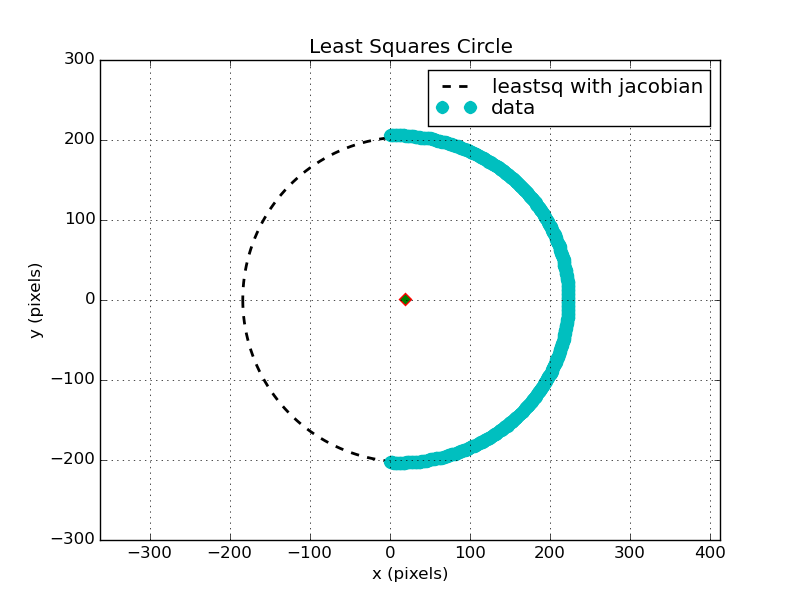
#> input picture output/fit_circle.png, 800 x 600 px; its folder holds only this picture in this run
$ python pendantDrop.py output/fit_circle.png   (Python 2 division)
#> lines starting #> are read from the running program, lines starting #| are printed output that depends on the picture; after the words box and inside, x2 and y2 are one past the last pixel; in counts of white or black regions, pixels touching at a corner belong together
import cv2
from numpy import *
from matplotlib     import pyplot as plt, cm, colors
from scipy      	import optimize
import sys

BLACK = (0, 0, 0)
imageFile = sys.argv[1]
img = cv2.imread(imageFile)
#> img is the input picture: shape (600, 800, 3); mean B, G, R 248.6, 248.6, 245.5

# get height and width of droplet, then get centroid
# if the image has been centered between the ritcle, the
# centroid ought to be half the width and height
h, w = img.shape[0:2]
#> h = 600; w = 800
c1, c2 = w/2, h/2
#> c1 = 400; c2 = 300

# draw a large black circle in the center of the image to
# block out any reflections in the droplet
cv2.circle(img, (c1, c2), w/6, BLACK, thickness=-1)
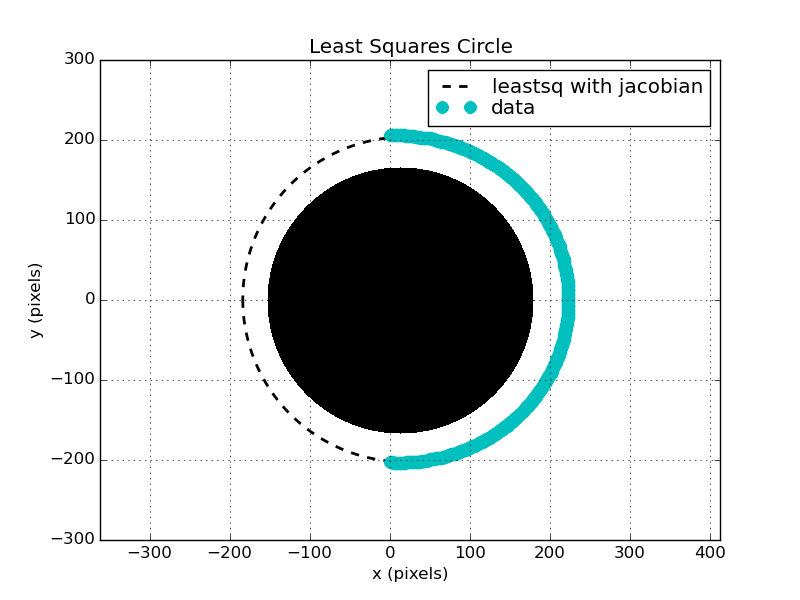
#> img: shape (600, 800, 3); 11.57% of pixels changed, all inside (x1, y1, x2, y2) = (267, 167, 534, 434)

threshold_low  = 20
threshold_high = 225
# pull out edges of the entire droplet
ret,dropletFull = cv2.threshold(img,threshold_low,threshold_high,cv2.THRESH_BINARY)
#> ret = 20
fullEdges = cv2.Canny(dropletFull, 30, 80)
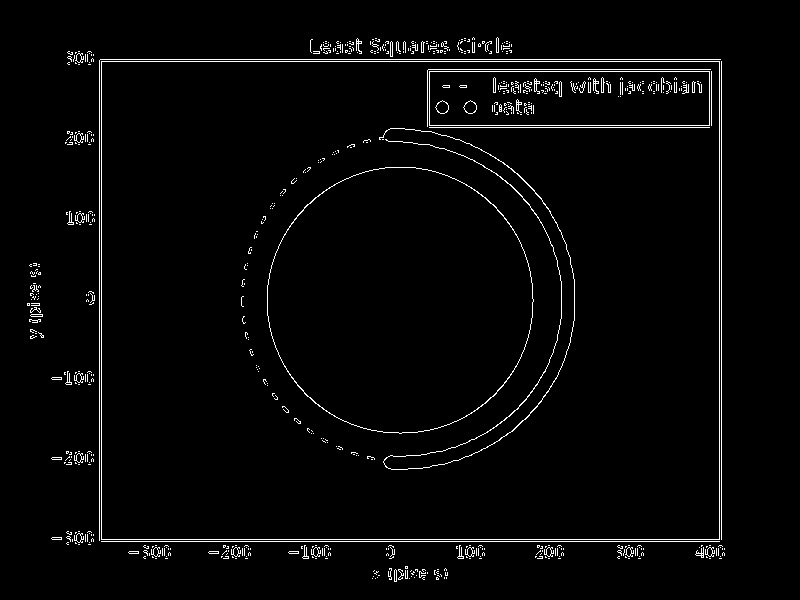
#> fullEdges: shape (600, 800); 2.5% white in thin lines or dots, all inside (x1, y1, x2, y2) = (27, 37, 725, 582)
dropletFull[fullEdges != 0] = (0, 255, 0)
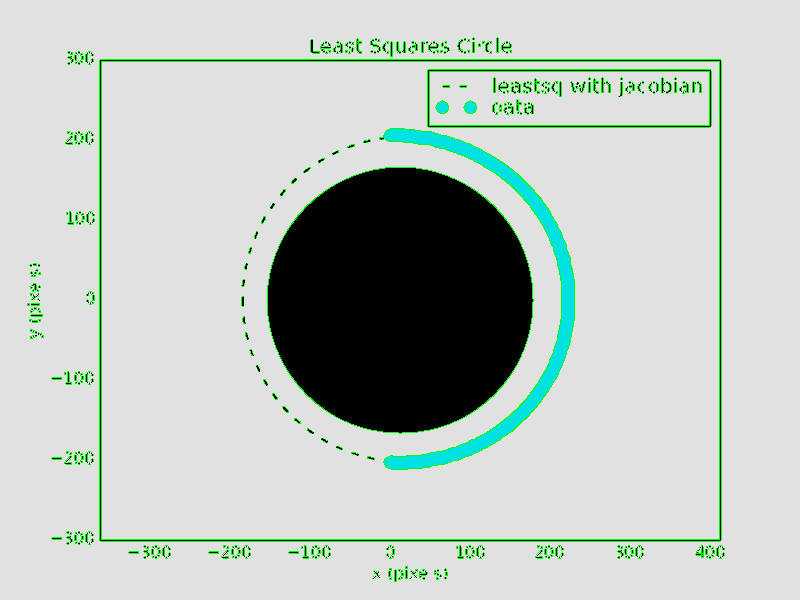
#> dropletFull: shape (600, 800, 3); mean B, G, R 191.2, 197.6, 188


# Pull out just the bottom of the droplet in order to find the radius of curvature
r1 = 300
x1, x2 = c1-r1, c1+r1
#> x1 = 100; x2 = 700
y1, y2 = c2, c2+r1
#> y1 = 300; y2 = 600
dropletBottom = img[y1:y2, x1:x2]
ret,dropletBottom = cv2.threshold(dropletBottom,threshold_low,threshold_high,cv2.THRESH_BINARY)
edges = cv2.Canny(dropletBottom, 30, 80)
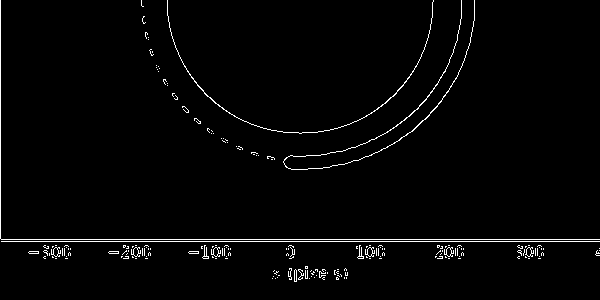
#> edges: shape (300, 600); 2% white in thin lines or dots
dropletBottom[edges != 0] = (0, 255, 0)
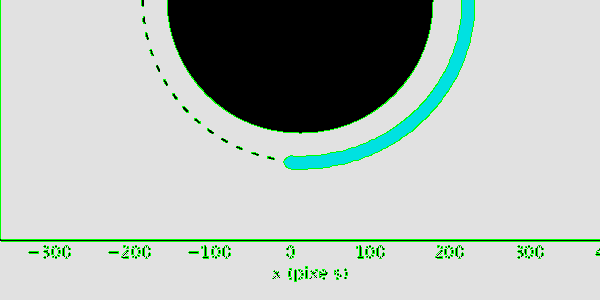
#> dropletBottom: shape (300, 600, 3); mean B, G, R 184.3, 189.6, 180.2
# ========================================================


# Pull out diameter data from edges ================================================
# do least squares with jacobian to find radius
count1 = 0
x = []
y = []

# move through the rows and columns of image matrix and
# pull out the x and y coordinates of the data
for row in edges:
    count2 = len(edges)
    for column in row:
        w = linalg.norm(column)
        if w > 0:
            x.append(count1)
            y.append(count2)
        count2 -= 1
    count1 += 1
#> after the loop, count1 = 300; x = 3687 values from 0 to 281; y = 3687 values, max 300 at index 0, min -299 at index 2026, mean 11.58

x = array(x)
y = array(y)

# Coordinates of the 2D points
R = arange(0, 2*pi, 0.5)
basename = 'circle'


# coordinates of the barycenter
x_m = mean(x)
#> x_m = 191.1
y_m = mean(y)
#> y_m = 11.58
method_2b  = "leastsq with jacobian"

def calc_R(xc, yc):
    """ calculate the distance of each 2D points from the center c=(xc, yc) """
    return sqrt((x-xc)**2 + (y-yc)**2)

def f_2b(c):
    """ calculate the algebraic distance between the 2D points and the mean circle centered at c=(xc, yc) """
    Ri = calc_R(*c)
    return Ri - Ri.mean()

def Df_2b(c):
    """ Jacobian of f_2b
    The axis corresponding to derivatives must be coherent with the col_deriv option of leastsq"""
    xc, yc     = c
    df2b_dc    = empty((len(c), x.size))

    Ri = calc_R(xc, yc)
    df2b_dc[ 0] = (xc - x)/Ri                   # dR/dxc
    df2b_dc[ 1] = (yc - y)/Ri                   # dR/dyc
    df2b_dc       = df2b_dc - df2b_dc.mean(axis=1)[:, newaxis]

    return df2b_dc

center_estimate = x_m, y_m
#> center_estimate = (191.1, 11.58)
center_2b, ier = optimize.leastsq(f_2b, center_estimate, Dfun=Df_2b, col_deriv=True)
#> in f_2b, `Ri = calc_R(*c)`: Ri = 3687 values, max 346 at index 0, min 22.28 at index 1342, mean 160.5
#> in Df_2b, `xc, yc     = c`: xc = 191.1; yc = 11.58
#> center_2b = [68.41, 32.24]; ier = 1

xc_2b, yc_2b = center_2b
#> xc_2b = 68.41; yc_2b = 32.24
Ri_2b        = calc_R(xc_2b, yc_2b)
#> Ri_2b = 3687 values, max 380.2 at index 3318, min 56.92 at index 843, mean 205.4
R_2b         = Ri_2b.mean()
#> R_2b = 205.4

# diameter of the droplet!
de           = R_2b*2
#> de = 410.9

# =======================================================================


# Plot data ===============================================================
# plotting functions
plt.close('all')

def plot_all():
    """ Draw data points, best fit circles and center for the three methods,
    and adds the iso contours corresponding to the fiel residu or residu2
    """

    f = plt.figure( facecolor='white')  #figsize=(7, 5.4), dpi=72,
    plt.axis('equal')

    theta_fit = linspace(-pi, pi, 180)

    x_fit2 = xc_2b + R_2b*cos(theta_fit)
    y_fit2 = yc_2b + R_2b*sin(theta_fit)
    plt.plot(x_fit2, y_fit2, 'k--', label=method_2b, lw=2)
    plt.plot([xc_2b], [yc_2b], 'gD', mec='r', mew=1)

    # draw
    plt.xlabel('x (pixels)')
    plt.ylabel('y (pixels)')
    # plot data
    plt.plot(x, y, 'co', label='data', ms=8, mec='c', mew=1)
    plt.legend(loc='best',labelspacing=0.1 )

    plt.grid()
    plt.title('Least Squares Circle')
    plt.savefig('output/fit_%s.png' % (basename))

plot_all()
#> in plot_all, `x_fit2 = xc_2b + R_2b*cos(theta_fit)`: x_fit2 = 180 values, max 273.8 at index 89, min -137 at index 0, mean 67.26
#> in plot_all, `y_fit2 = yc_2b + R_2b*sin(theta_fit)`: y_fit2 = 180 values, max 237.7 at index 134, min -173.2 at index 45, mean 32.24
#> in plot_all, `plt.savefig('output/fit_%s.png' % (basename))`:
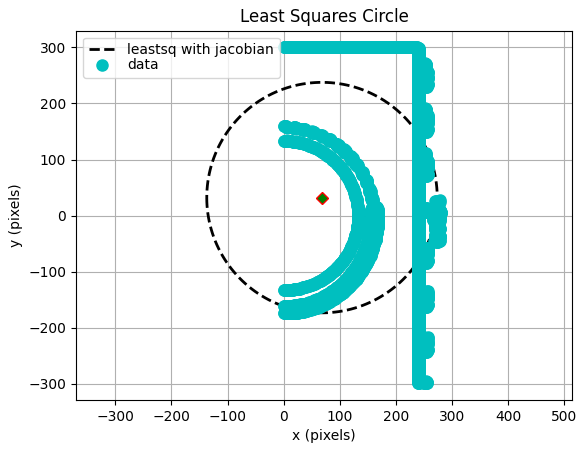
#> figure drawn by matplotlib, 1 panel

# ==================================================


# =========== get the other diameter

count1 = 0
x = []
y = []

# move through the rows and columns of image matrix and
# pull out the x and y coordinates of the data
for row in fullEdges:
    count2 = len(fullEdges)
    for column in row:
        w = linalg.norm(column)
        if w > 0:
            x.append(count1)
            y.append(count2)
        count2 -= 1
    count1 += 1
#> after the loop, count1 = 600; x = 12143 values from 37 to 581; y = 12143 values, max 573 at index 7034, min -124 at index 11212, mean 182.8

x = array(x)
y = array(y)

x_ds = max(x) - de
#> x_ds = 170.1
# find the indices where x < x_ds (this is the part of the
# droplet 'higher' than the diameter of the droplet)
# then clip the y array to only those indices. The max and min
# should then be the width of the droplet at that point
y_clip = y[where(x<x_ds)]
#> y_clip = 5429 values, max 535 at index 5025, min -121 at index 2033, mean 133

ds = max(y_clip) - min(y_clip)
#> ds = 656


# ====
# translate diameters from pixels to m
# the needle for water is  0.51 mm
# the needle for hexadecane is 1.85 mm

SMALL = 5
y_clip2 = y[where(x<(min(x)+SMALL))]
#> y_clip2 = 88 values, max 290 at index 27, min 93 at index 87, mean 181.1

needleWidth = max(y_clip2) - min(y_clip2)
#> needleWidth = 197


y_ds_array = linspace(min(y_clip),max(y_clip),20)
#> y_ds_array = 20 values from -121 to 535
x_ds_array = zeros(20) + x_ds
#> x_ds_array = 20 values from 170.1 to 170.1

y_needle = linspace(min(y_clip2),max(y_clip2),5)
#> y_needle = [93, 142.2, 191.5, 240.8, 290]
x_needle = zeros(5) + min(x)+SMALL
#> x_needle = [42, 42, 42, 42, 42]

y_de_array = linspace(min(y),max(y),20)
x_de_array = zeros(20) + max(x)-de/2.
#> x_de_array = 20 values from 375.6 to 375.6


def pixels2m(value):
    # water
    # needleMM = 0.51

    # hexadecane
    needleMM = 1.95
    mPerPixel = needleMM/needleWidth*1./1000.
    return value*mPerPixel

dsPx = ds
#> dsPx = 656
dePx = de
#> dePx = 410.9
needleWidthPx = needleWidth
#> needleWidthPx = 197
ds = pixels2m(ds)
#> in pixels2m, `mPerPixel = needleMM/needleWidth*1./1000.`: mPerPixel = 9.9e-06
#> ds = 0.00649
de = pixels2m(de)
#> de = 0.00407
needleWidth = pixels2m(needleWidth)
#> needleWidth = 0.00195


# ======== Get surface tension from diameters
s = ds/de
#> s = 1.6

def H_func(s):
    OneOverH = 0.3309*s**(-2.54)
    H = 1/OneOverH
    return H
def gamma_func(H,de):
    # water
    # rhoAir = 1.2754 #kg/m3
    # rhoWater = 999.97 #kg/m3
    # deltaRho = rhoAir - rhoWater

    # hexadecane:
    deltaRho = -768.761 # kg/m3
    g        = 9.8
    gamma = -deltaRho*g*de**2/H     # N/m
    gamma_mN = gamma * 1000         # mN/m
    return gamma_mN


H = H_func(s)
#> in H_func, `OneOverH = 0.3309*s**(-2.54)`: OneOverH = 0.101
#> in H_func, `H = 1/OneOverH`: H = 9.92
#> H = 9.92
gamma = gamma_func(H, de)
#> in gamma_func, `gamma = -deltaRho*g*de**2/H`: gamma = 0.0126
#> in gamma_func, `gamma_mN = gamma * 1000`: gamma_mN = 12.57
#> gamma = 12.57

# Summary

from tabulate import tabulate
table = [[round(dsPx), round(ds*1000,2), round(dePx), round(de*1000,2), round(needleWidthPx), round(needleWidth*1000,2), gamma]]
#> table = [[656, 6.49, 411, 4.07, 197, 1.95, 12.57]]
print tabulate(table, headers=['ds (px)', 'ds (mm)', 'de (px)', 'de (mm)', 'needle (px)', 'needle (m)', "Surface tension (mN/m)"])
#|   ds (px)    ds (mm)    de (px)    de (mm)    needle (px)    needle (m)    Surface tension (mN/m)
#| ---------  ---------  ---------  ---------  -------------  ------------  ------------------------
#|       656       6.49        411       4.07            197          1.95                   12.5656


plt.figure(2)
plt.grid()
plt.title('Droplet w/ diameters')
plt.gca().set_aspect('equal', adjustable='box')
plt.xlabel('x (pixels)')
plt.ylabel('y (pixels)')
plt.scatter(x,y,
            label='Droplet edges',
            edgecolors = 'c',
            facecolors = 'c',
            alpha = 0.5)
plt.plot(x_de_array,y_de_array,
         label='Droplet diameter',
         color='r',
         linewidth=2)
plt.plot(x_ds_array,y_ds_array,
         label='Throat diameter',
         color='b',
         linewidth=2)
plt.plot(x_needle,y_needle,
         label='Needle width',
         color='g',
         linewidth=2)
plt.legend(loc='best')
plt.savefig('output/droplet_w_diameters.png')
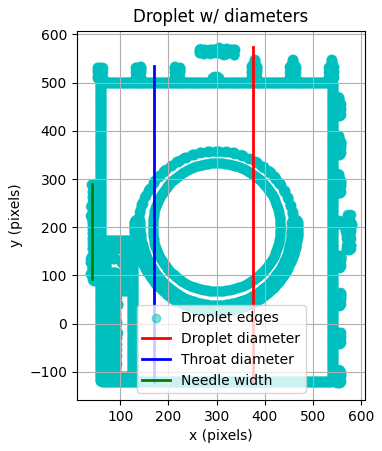
#> figure drawn by matplotlib, 1 panel
plt.show()
